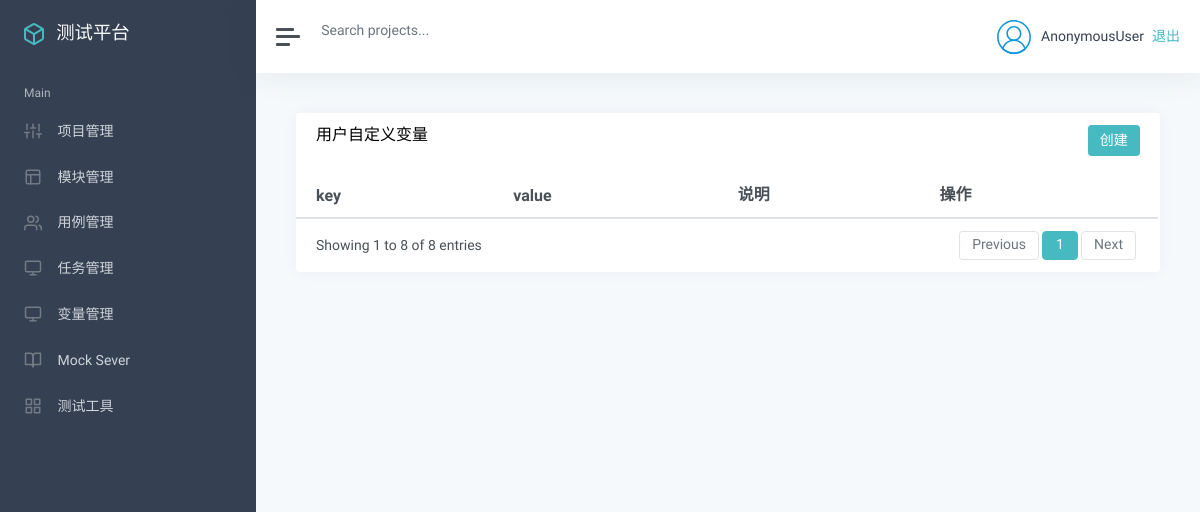
/variable/, run on an earlier commit of the app's database.
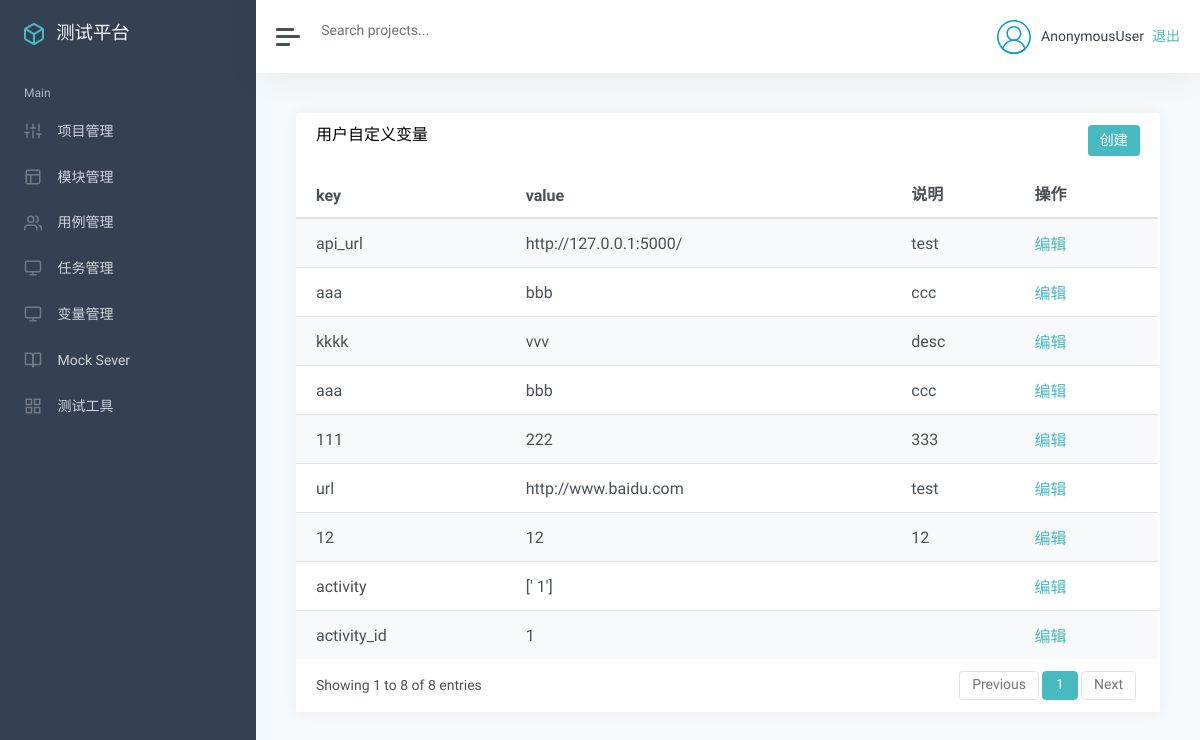
And on a later commit of the database.
### app_variable/models.py (models this page shows, shortened)
class Variable(models.Model):
    key = models.CharField("名称", max_length=100, blank=False)
    value = models.CharField("值", max_length=500, blank=False)
    describe = models.TextField("描述", default="")
    create_time = models.DateTimeField("创建时间", auto_now_add=True)

### app_variable/views.py (the view)
# urls.py: path('', views.variable_list),
def variable_list(request):
    variable = Variable.objects.all()
    return render(request, "variable/list.html",{
        "variable": variable
    })

### templates/variable/list.html (shortened to what this page needs)
{% extends "manage.html" %}
{% block manage %}
<div class="card flex-fill">
    <div class="card-header">
        <h5 class="card-title mb-0" style="float:left">用户自定义变量</h5>
        <button type="button" class="btn btn-primary" style="float:right"
                data-toggle="modal"
                data-target="#myModal">创建
        </button>
    </div>
    <div id="datatables-dashboard-traffic_wrapper" class="dataTables_wrapper dt-bootstrap4 no-footer">
        <div class="row">
            <div class="col-sm-12">
                <table id="datatables-dashboard-traffic" class="table table-striped my-0 dataTable no-footer"
                       role="grid" aria-describedby="datatables-dashboard-traffic_info">
                    <thead>
                    <tr role="row">
                        <th>key</th>
                        <th>value</th>
                        <th>说明</th>
                        <th>操作</th>
                    </tr>
                    </thead>
                    <tbody>
                    {% for v in variable %}
                    <tr role="row" class="odd">
                        <td>{{ v.key }}</td>
                        <td>{{ v.value }}</td>
                        <td>{{ v.describe}}</td>
                        <td>
                            <a style="color: #47bac1"
                                    data-toggle="modal"
                                    data-target="#myModal"
                                    onclick="EditVariable('{{v.id}}','{{v.key}}', '{{v.value}}', '{{v.describe}}')">编辑
                            </a>
                        </td>
                    </tr>
                    {% endfor %}
                    </tbody>
                </table>
            </div>
        </div>
        <div class="row">
            <div class="col-sm-12 col-md-5">
                <div class="dataTables_info" id="datatables-dashboard-traffic_info" role="status" aria-live="polite">
                    Showing 1 to 8 of 8 entries
                </div>
            </div>
            <div class="col-sm-12 col-md-7">
                <div class="dataTables_paginate paging_simple_numbers" id="datatables-dashboard-traffic_paginate">
                    <ul class="pagination">
                        <li class="paginate_button page-item previous disabled"
                            id="datatables-dashboard-traffic_previous">
                            <a href="#" aria-controls="datatables-dashboard-traffic" data-dt-idx="0" tabindex="0"
                               class="page-link">Previous</a>
                        </li>
                        <li class="paginate_button page-item active">
                            <a href="#" aria-controls="datatables-dashboard-traffic" data-dt-idx="1" tabindex="0"
                               class="page-link">1</a>
                        </li>
                        <li class="paginate_button page-item next disabled" id="datatables-dashboard-traffic_next">
                            <a href="#" aria-controls="datatables-dashboard-traffic" data-dt-idx="2" tabindex="0"
                               class="page-link">Next</a>
                        </li>
                    </ul>
                </div>
            </div>
        </div>
    </div>
</div>
{% endblock %}

What changed in the data, as far as the page shows it:
added Variable: key "api_url", value "http://127.0.0.1:5000/", describe "test"
added Variable: key "aaa", value "bbb", describe "ccc"
added Variable: key "kkkk", value "vvv", describe "desc"
added Variable: key "aaa", value "bbb", describe "ccc"
added Variable: key "111", value "222", describe "333"
added Variable: key "url", value "http://www.baidu.com", describe "test"
added Variable: key "12", value "12", describe "12"
added Variable: key "activity", value "[' 1']"
added Variable: key "activity_id", value "1"
